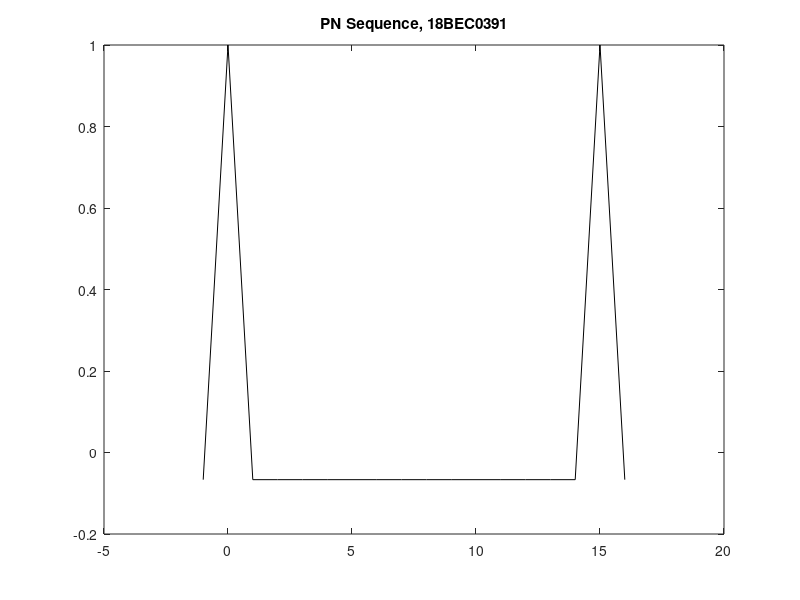

MATLAB code to generate this figure:
m=4;
N=2^m-1;
x1=1;
x2=0;
x3=1;
x4=0;
states=[];
for i=1:N
    x1(i+1)=xor(x3(i),x4(i));
    x2(i+1)=x1(i);
    x3(i+1)=x2(i);
    x4(i+1)=x3(i);
    states=[states; x1(i) x2(i) x3(i) x4(i)];
end
  
disp('States of LFSR');
states;
  
disp('PN Sequence');
pn=x4(1:N);
  
n0 = sum(pn==1);
n1 = sum(pn==0);
  
for i=1:N
    if pn(i)==0
        pnv(i)=1;
    else
        pnv(i)=-1;
    end
end
  
arr=[];
for d=-1:N+1
   p=circshift(pnv,d);
   d=sum(pnv.*p)/N;
   arr=[arr d];
end
  
figure;
d=-1:N+1;
plot(d,arr,'k');
title('PN Sequence, 18BEC0391')
